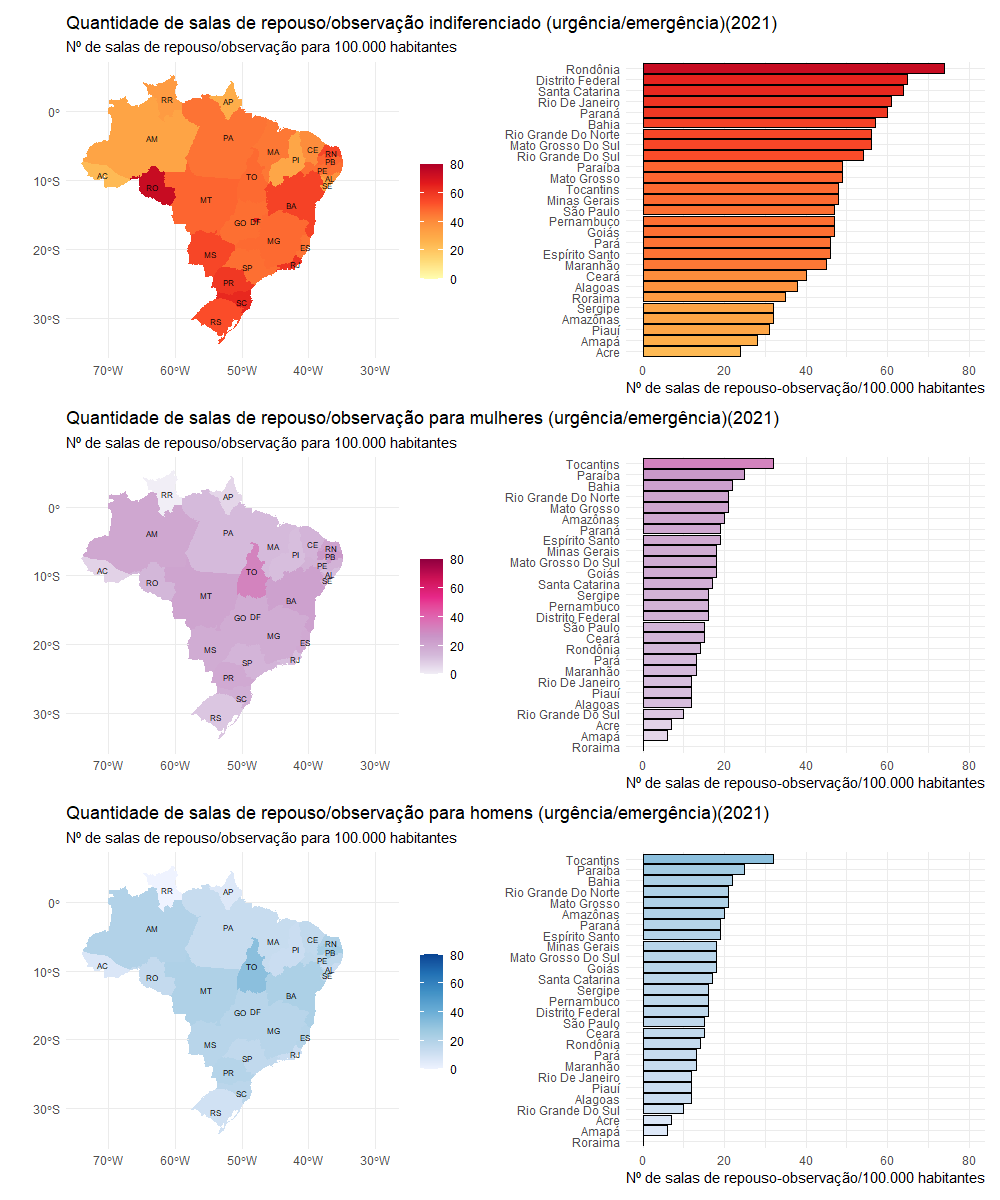

Source code (R):
# pacotes -------------------------------------------------------------------------------------
library(geobr)
library(ggplot2)
library(dplyr)
library(patchwork)

# objeto com todos os estados -----------------------------------------------------------------
states <-
  geobr::read_state(year = 2020,
                    showProgress = FALSE)

# dataset CNES - leitos -----------------------------------------------------------------------
df <-
  readr::read_rds("tabela")

df_joined <-
  dplyr::inner_join(x = states,
                    y = df,
                    by = c("abbrev_state" = "sigla_uf"))

dplyr::glimpse(df_joined)

# grafico -------------------------------------------------------------------------------------
# mapa indiferenciado
g1 <-
  df_joined |>
  mutate(sala_repouso_ind_urgencia_cem_mil =
           as.integer((
             total_sala_repouso_ind_urgencia / populacao
           ) * 100000)) |>
  ggplot() +
  geom_sf(aes(fill = sala_repouso_ind_urgencia_cem_mil),
          color = NA,
          size = .15) +
  labs(title = "Quantidade de salas de repouso/observação indiferenciado (urgência/emergência)(2021)",
       subtitle = "Nº de salas de repouso/observação para 100.000 habitantes",
       size = 8) +
  scale_fill_distiller(
    palette = "YlOrRd",
    name = "",
    limits = c(0, 80),
    direction = 2
  ) +
  theme_minimal() +
  geom_sf_text(aes(label = abbrev_state),
               size = 2) +
  xlab("") +
  ylab("")

# coluna indiferenciado
g2 <-
  df_joined |>
  mutate(sala_repouso_ind_urgencia_cem_mil =
           as.integer((
             total_sala_repouso_ind_urgencia / populacao
           ) * 100000)) |>
  mutate(name_state = forcats::fct_reorder(name_state, sala_repouso_ind_urgencia_cem_mil)) |>
  ggplot(
    aes(x = name_state,
        y = sala_repouso_ind_urgencia_cem_mil,
        fill = sala_repouso_ind_urgencia_cem_mil)
  ) +
  geom_bar(stat = "identity",
           colour = "black",
           show.legend = FALSE) +
  xlab("") +
  ylab("Nº de salas de repouso-observação/100.000 habitantes") +
  scale_fill_distiller(palette = "YlOrRd",
                       limits = c(0, 80),
                       direction = 2) +
  theme_minimal() +
  scale_y_continuous(limits = c(0, 80)) +
  coord_flip()

# mapa mulheres
g3 <-
  df_joined |>
  mutate(sala_repouso_fem_urgencia_cem_mil =
           as.integer((
             total_sala_repouso_fem_urgencia / populacao
           ) * 100000)) |>
  ggplot() +
  geom_sf(aes(fill = sala_repouso_fem_urgencia_cem_mil),
          color = NA,
          size = .15) +
  labs(title = "Quantidade de salas de repouso/observação para mulheres (urgência/emergência)(2021)",
       subtitle = "Nº de salas de repouso/observação para 100.000 habitantes",
       size = 8) +
  scale_fill_distiller(
    palette = "PuRd",
    name = "",
    limits = c(0, 80),
    direction = 2
  ) +
  theme_minimal() +
  geom_sf_text(aes(label = abbrev_state),
               size = 2) +
  xlab("") +
  ylab("")

# coluna mulheres
g4 <-
  df_joined |>
  mutate(sala_repouso_fem_urgencia_cem_mil =
           as.integer((
             total_sala_repouso_fem_urgencia / populacao
           ) * 100000)) |>
  mutate(name_state = forcats::fct_reorder(name_state, sala_repouso_fem_urgencia_cem_mil)) |>
  ggplot(
    aes(x = name_state,
        y = sala_repouso_fem_urgencia_cem_mil,
        fill = sala_repouso_fem_urgencia_cem_mil)
  ) +
  geom_bar(stat = "identity",
           colour = "black",
           show.legend = FALSE) +
  xlab("") +
  ylab("Nº de salas de repouso-observação/100.000 habitantes") +
  scale_fill_distiller(palette = "PuRd",
                       limits = c(0, 80),
                       direction = 2) +
  theme_minimal() +
  scale_y_continuous(limits = c(0, 80)) +
  coord_flip()

# mapa homens
g5 <-
  df_joined |>
  mutate(sala_repouso_masc_urgencia_cem_mil =
           as.integer((
             total_sala_repouso_fem_urgencia / populacao
           ) * 100000)) |>
  ggplot() +
  geom_sf(aes(fill = sala_repouso_masc_urgencia_cem_mil),
          color = NA,
          size = .15) +
  labs(title = "Quantidade de salas de repouso/observação para homens (urgência/emergência)(2021)",
       subtitle = "Nº de salas de repouso/observação para 100.000 habitantes",
       size = 8) +
  scale_fill_distiller(
    palette = "Blues",
    name = "",
    limits = c(0, 80),
    direction = 2
  ) +
  theme_minimal() +
  geom_sf_text(aes(label = abbrev_state),
               size = 2) +
  xlab("") +
  ylab("")

# coluna homens
g6 <-
  df_joined |>
  mutate(sala_repouso_masc_urgencia_cem_mil =
           as.integer((
             total_sala_repouso_fem_urgencia / populacao
           ) * 100000)) |>
  mutate(name_state = forcats::fct_reorder(name_state, sala_repouso_masc_urgencia_cem_mil)) |>
  ggplot(
    aes(x = name_state,
        y = sala_repouso_masc_urgencia_cem_mil,
        fill = sala_repouso_masc_urgencia_cem_mil)
  ) +
  geom_bar(stat = "identity",
           colour = "black",
           show.legend = FALSE) +
  xlab("") +
  ylab("Nº de salas de repouso-observação/100.000 habitantes") +
  scale_fill_distiller(palette = "Blues",
                       limits = c(0, 80),
                       direction = 2) +
  theme_minimal() +
  scale_y_continuous(limits = c(0, 80)) +
  coord_flip()

# Layout com todos graficos
(g1 + g2) / (g3 + g4) / (g5 + g6)
